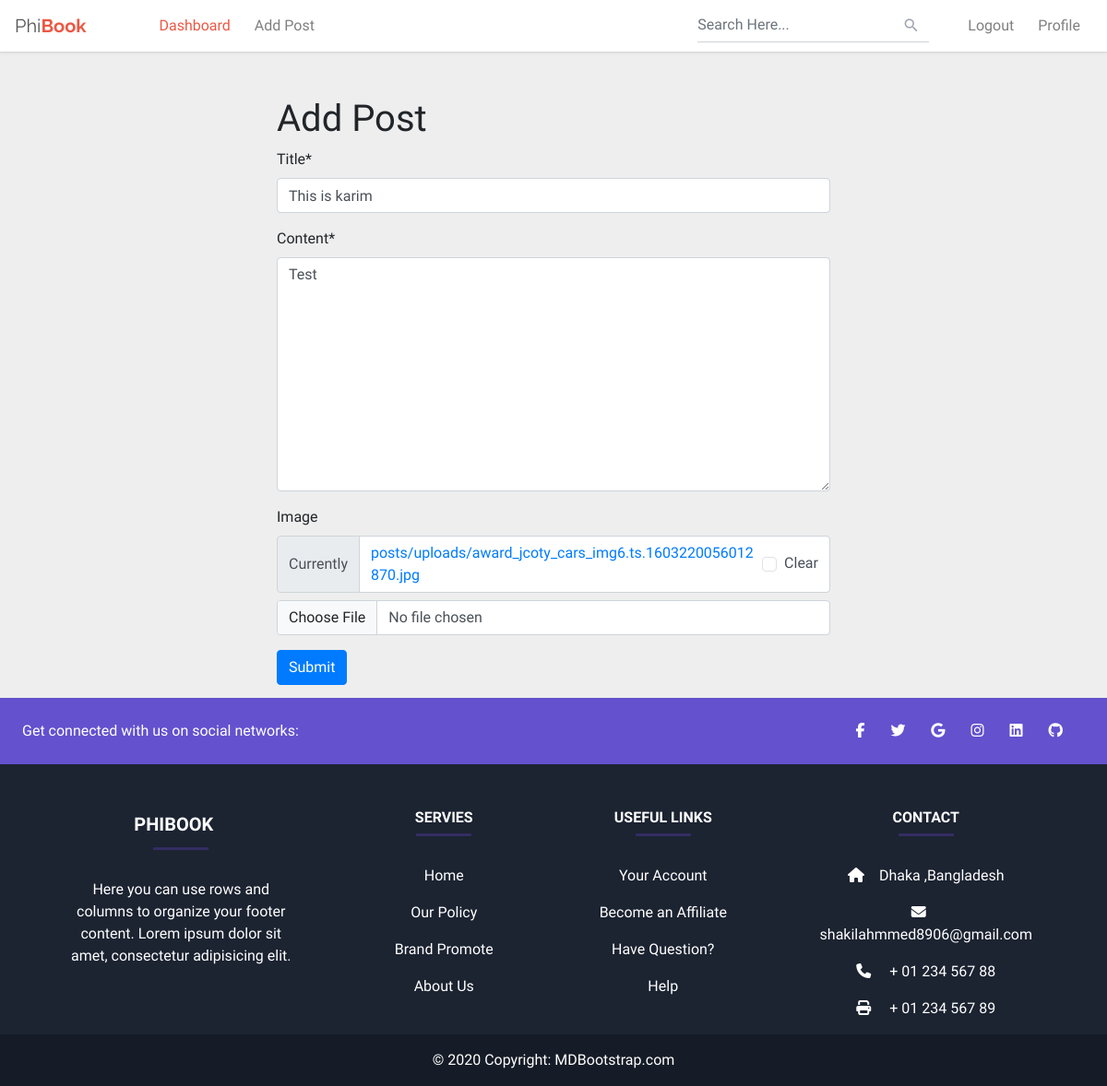
The app's page /posts/edit/7 (signed in), older data.
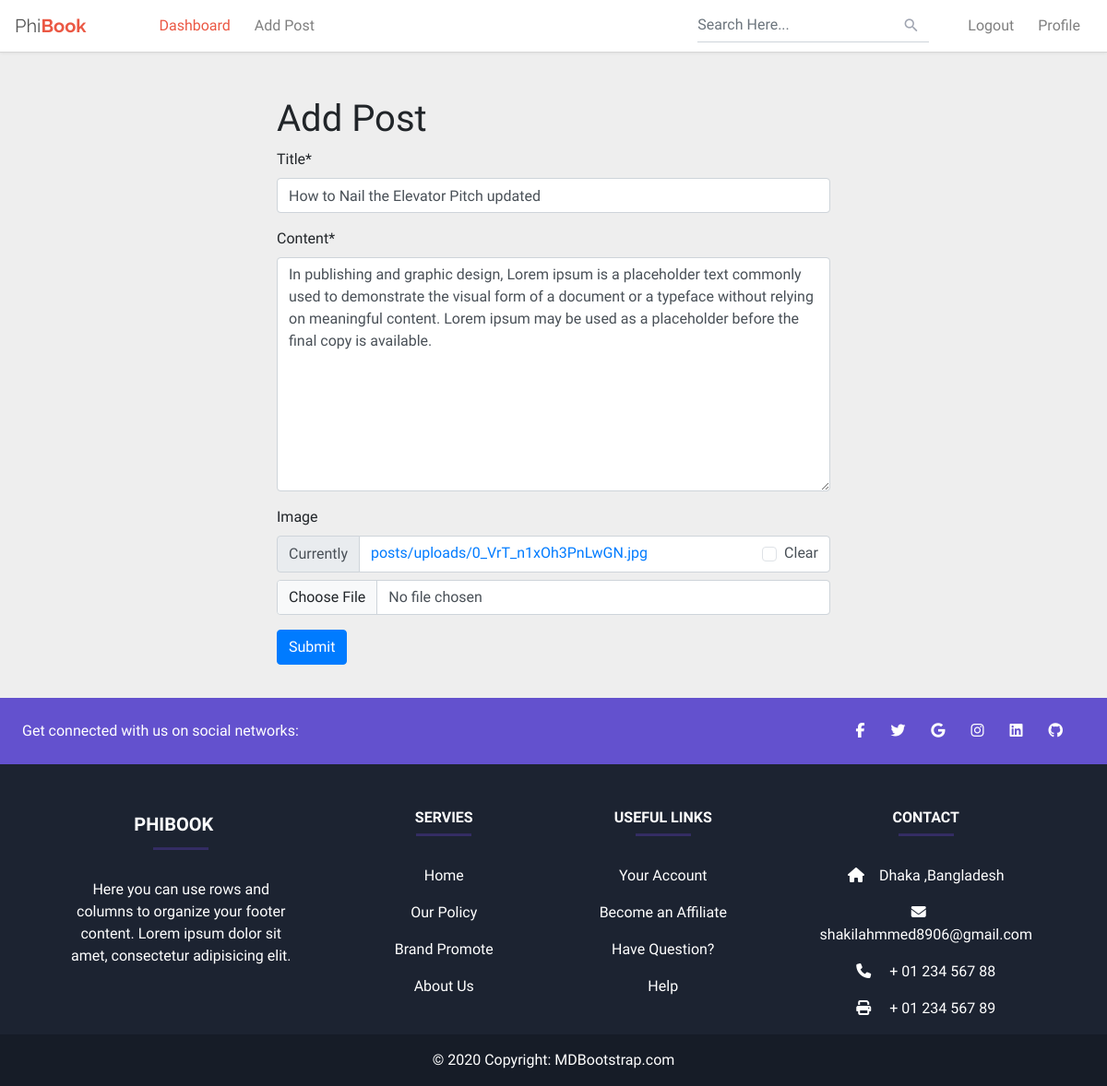
The same page, newer data.
### posts/models.py (models this page shows, shortened)
class Posts(models.Model):
    user = models.ForeignKey(User, on_delete=models.CASCADE, blank = True, null = True)
    title = models.CharField(max_length=100)
    content = models.TextField()
    image = models.ImageField(upload_to='posts/uploads/', blank=True, null=True)
    created_on = models.DateTimeField(auto_now_add=True, blank = True, null = True)
    post_like = models.IntegerField(default=0,null=True,blank=True)
    post_dislike = models.IntegerField(default=0,null=True,blank=True)

### posts/views.py (the view)
# urls.py: path('edit/<int:id>', views.edit_post, name='edit_post'),
@login_required
def edit_post(request, id):
    post = models.Posts.objects.get(pk=id)
    post_form = forms.PostForm(instance=post)
    print(post.title)
    if request.method == 'POST':
        post_form = forms.PostForm(request.POST, request.FILES, instance=post)
        if post_form.is_valid():
            post_form.user = request.user
            post_form.save()
            return redirect('home')
    return render(request, 'add_post.html', {'form': post_form})

### posts/forms.py
class PostForm(forms.ModelForm):
    class Meta:
        model = Posts
        exclude = ['user','post_like','post_dislike']

### posts/templates/add_post.html (shortened to what this page needs)
{% extends 'base.html' %}
{% block content %}
{% load crispy_forms_tags %}
<form  enctype="multipart/form-data" method="post" style="width: 50%; height: 700px; margin: auto;" class="pt-5">
    <h1>Add Post</h1>
    {{form | crispy}}
    <button class="btn btn-primary">Submit</button>
</form>
{% endblock %}

Row changes from the older to the newer data that the page shows:
changed Posts: title "This is karim" → "How to Nail the Elevator Pitch updated"; content "Test" → "In publishing and graphic design, Lorem ipsum is a placeholder text commonly used to demonstrate the visual form of a document or a typeface without relying on meaningful content. Lorem ipsum may be used as a placeholder before the final copy is available."
Text that changed along with them:
text no longer shown: "Title * Content * Image Currently posts/uploads/award_jcoty_cars_img6.ts.1603220056012870.jpg Clear"
text now shown: "Title * Content * Image Currently posts/uploads/0_VrT_n1xOh3PnLwGN.jpg Clear"
